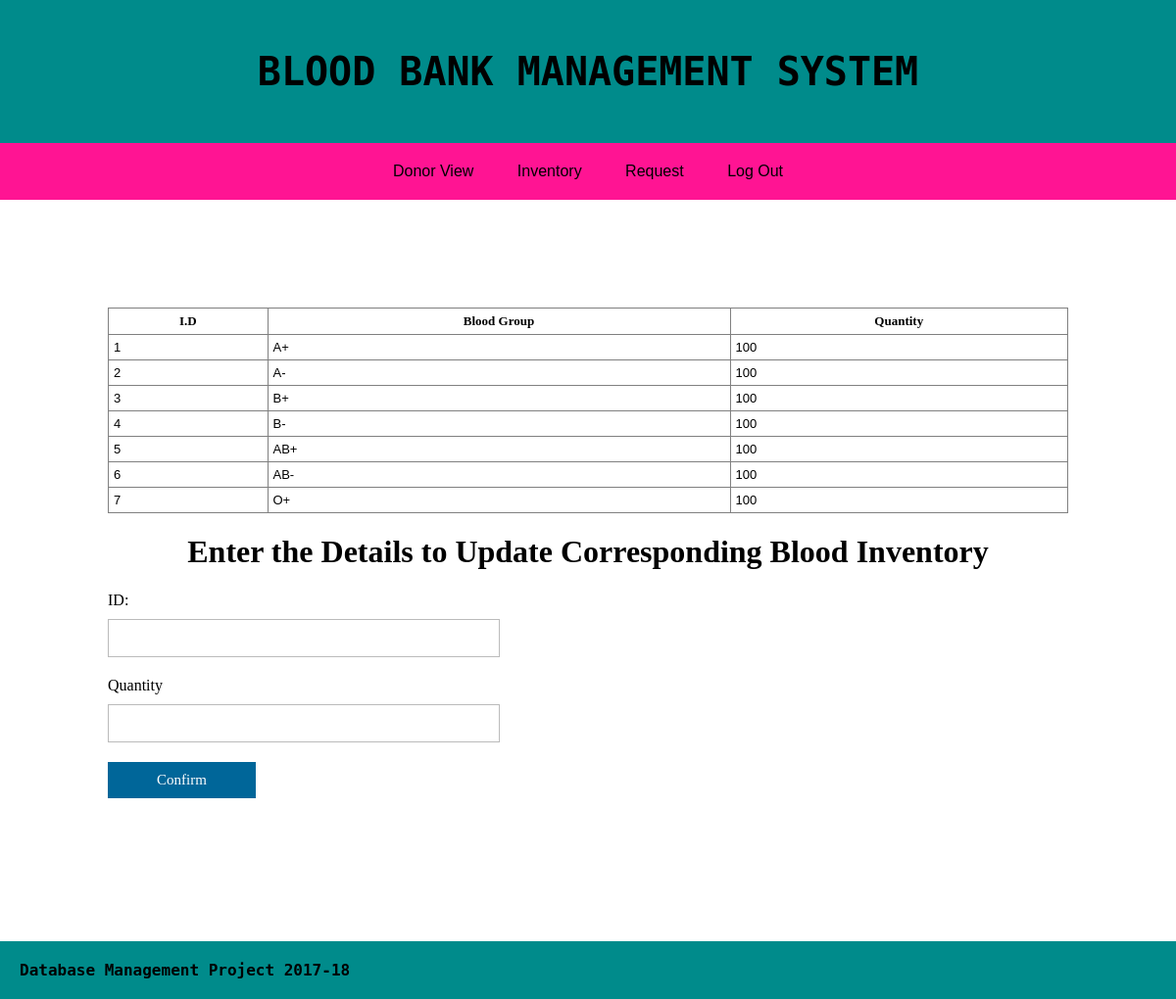
The page /trailinventory.php on the database its author committed.
### tables this page shows
CREATE TABLE IF NOT EXISTS `inventory` (
  `id` int(11) NOT NULL,
  `bgroup` varchar(5) DEFAULT NULL,
  `quantity` int(15) DEFAULT NULL,
  KEY `id` (`id`)
);

### trailinventory.php (the view, shortened to what this page needs)
<html>
<body>
    <div class="headerwrapper">
   BLOOD BANK MANAGEMENT SYSTEM
    </div>
     <div class="menu" style="">
       <a href="traildonorview.php">Donor View</a>
       <a href="trailinventory.php">Inventory</a>
       <a href="trailrequestview.php">Request</a>
        <a href="logout.php">Log Out</a>
    </div>
    <div class="mainbody" >
	 <div class="mainbox">
  <?php
         $servername="localhost";
$username="root";
$password="";
$db="bloodbank";
$conn=new mysqli($servername,$username,$password,$db);
       $sql="SELECT * from inventory order by id";
 $res = mysqli_query($conn, $sql);
		 ?>
         <table width="100%" border="1px" cellpadding="5px" cellspacing="0px"
         style="font-size:13px;border-collapse: collapse;">
            <thead>
                <tr>
                   <th>I.D</th>
                   <th>Blood Group</th>
                   <th>Quantity</th>
                </tr>
            </thead>
            <tbody>
             <?php
			 while ($row = mysqli_fetch_array($res))
             {
                echo   ' <tr style="font-family:arial;">
                   <td>'.$row['id'].'</td>
                   <td>'.$row['bgroup'].'</td>
                   <td>'.$row['quantity'].'</td>
                   </tr>' ;
				   } ?>
			 </tbody>
</table>
         <form action="trailinventory.php" method="post">
             <h1><center>Enter the Details to Update Corresponding Blood Inventory<br/></center></h1>
    ID:<br/>
         <input type="text" name="id" class="finp" required="" value=""> <br/>
         Quantity <br/>
         <input type="text" name="q" class="finp" required="" value=""> <br/>
         <button type="submit" class="sbtn"><?php
				 echo "Confirm"; ?>
         </button>
         </form>
    </div>
    </div>
       <div class="footer">
          Database Management Project 2017-18
       </div>
 </body>
</html>

### trailinventory.php (style rules this page uses)
body { margin:0px;font-family:verdana; }
.finp { border:1px solid #bbb;padding:10px;width:100%;max-width:400px;margin-top:10px;margin-bottom:20px; font-family:verdana;font-size:15px; }
.sbtn { border:0px;padding:10px 50px;font-family:verdana;font-size:15px;background:#069;color:#fff; margin-bottom:20px; }
.headerwrapper { background:#008b8b;padding:50px 20px;font-size:40px;text-align:center;font-family:"monospace",courier new,lucida console;font-weight:bold; }
.menu { background:#ff1493;text-align:center;padding:20px;font-family:"arial"; }
.menu a, .menu:visited { color:#000000;text-decoration:none;padding:10px 20px; }
.mainbody { padding:100px; }
.mainbox { padding:10px; }
.footer { background:#008b8b;padding:20px;color:#000000;font-family:"monospace",courier new,lucida console;font-weight:bold; }

### rows shown on the page
inventory: id "1", bgroup "A+", quantity "100"
inventory: id "2", bgroup "A-", quantity "100"
inventory: id "3", bgroup "B+", quantity "100"
inventory: id "4", bgroup "B-", quantity "100"
inventory: id "5", bgroup "AB+", quantity "100"
inventory: id "6", bgroup "AB-", quantity "100"
inventory: id "7", bgroup "O+", quantity "100"
